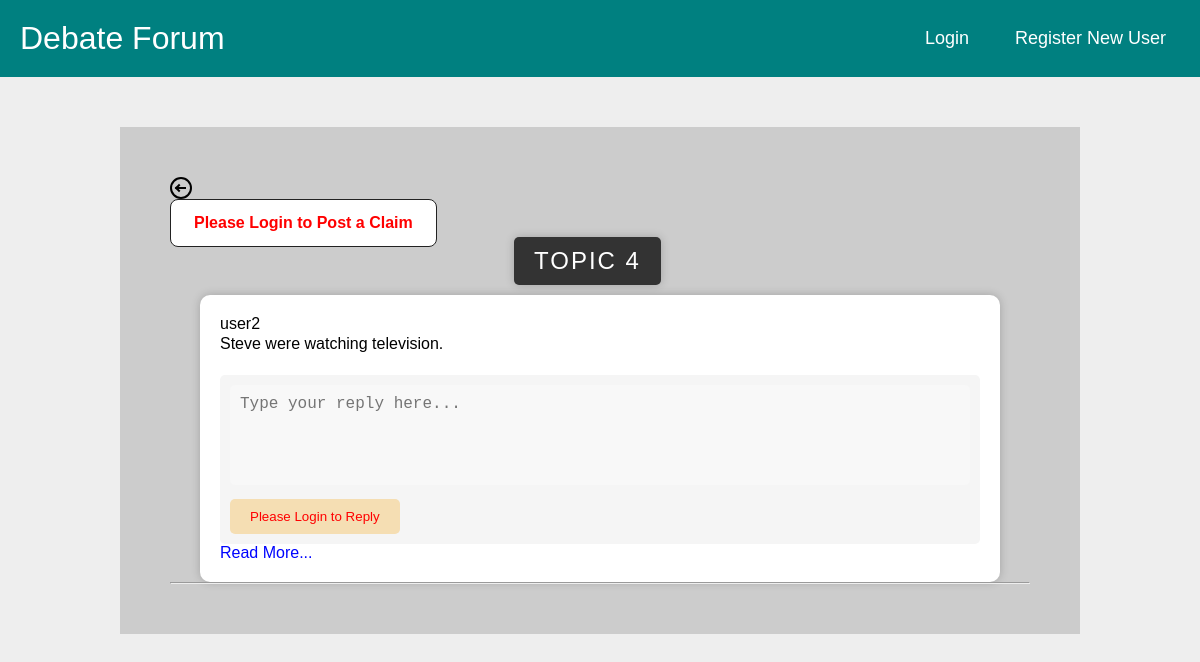
Screenshot of /claim/4 with the database file from the repository.
### tables this page shows
CREATE TABLE topic (
    topicID INTEGER NOT NULL PRIMARY KEY AUTOINCREMENT,  -- Topic's ID number
    topicName TEXT NOT NULL,                             -- Topic's text
    postingUser INTEGER REFERENCES user(userID) ON DELETE SET NULL ON UPDATE CASCADE, -- FK (foreign key) of posting user
    creationTime TIMESTAMP NOT NULL DEFAULT CURRENT_TIMESTAMP,                       -- Time topic was created
    updateTime TIMESTAMP NOT NULL DEFAULT CURRENT_TIMESTAMP,      -- Last time a claim/reply was added
    category TEXT NOT NULL,
    views INTEGER NOT NULL DEFAULT 0
);

CREATE TABLE user (
    userID INTEGER NOT NULL PRIMARY KEY AUTOINCREMENT, -- Integer user ID / key
    userName TEXT NOT NULL,                            -- Login username
    passwordHash BLOB NOT NULL,                        -- Hashed password (bytes in python)
    isAdmin BOOLEAN NOT NULL,                          -- If user is admin or not. Ignore if not implementing admin
    creationTime TIMESTAMP NOT NULL DEFAULT CURRENT_TIMESTAMP,      -- Time user was created
    lastVisit TIMESTAMP NOT NULL DEFAULT CURRENT_TIMESTAMP -- User's last visit, for showing new content when they return
);

CREATE TABLE claim (
    claimID INTEGER NOT NULL PRIMARY KEY AUTOINCREMENT,   -- CLaim ID number
    topic INTEGER NOT NULL REFERENCES topic(topicID) ON DELETE CASCADE ON UPDATE CASCADE, -- FK of claim
    postingUser INTEGER REFERENCES user(userID) ON DELETE SET NULL ON UPDATE CASCADE, -- FK of poisting user
    creationTime TIMESTAMP NOT NULL DEFAULT CURRENT_TIMESTAMP,   -- Time topic was created
    updateTime TIMESTAMP NOT NULL DEFAULT CURRENT_TIMESTAMP,      -- Last time a reply was added
    text TEXT NOT NULL                                   -- Actual text
);

### routes/claim.py (the view, shortened to what this page needs)
@app.route("/claim/<int:topicID>", methods = ['GET','POST'])
def claim(topicID):
    conn = get_db_connection()
    claims = conn.execute(f"SELECT * FROM claim WHERE topic == '{topicID}'").fetchall()
    topic = conn.execute(f"SELECT * FROM topic WHERE topicID == '{topicID}'").fetchone()
    conn.execute(f"UPDATE topic SET views = views + 1 WHERE topicID = {topic['topicID']}")
    conn.commit()
    data = []
    cur = conn.cursor()
    for claim in claims:
        postingUser = conn.execute(f"SELECT * FROM user WHERE userID == '{claim['postingUser']}'").fetchone()
        replies = conn.execute(f"""SELECT replyText.replyTextID AS reply_id, replyText.postingUser AS reply_posting_user, replyText.creationTime AS reply_creation_time, replyText.text AS reply_text
                FROM claim
                JOIN replyToClaim ON claim.claimID = replyToClaim.claim
                JOIN replyText ON replyToClaim.reply = replyText.replyTextID
                WHERE claim.claimID = {claim['claimID']} ORDER BY reply_creation_time DESC""").fetchall()
        repliesData = []
        data.append(
            {"claimID":claim['claimID'],
             "postingUser":postingUser["userName"],
             "creationTime":claim['creationTime'],
             "updateTime":claim['updateTime'],
             "text":claim['text'],
             "repliesData":repliesData,
             "topicID":topicID
             }
        )
    conn.close()
    return render_template('claim.html',claims = data,topic=topic, is_authenticated=is_authenticated(),current_user=current_user())

### get_db_connection.py (called while the page is built)
def get_db_connection():
    conn = sqlite3.connect('database/database.db')
    conn.row_factory = sqlite3.Row
    return conn

### routes/auth_check.py (called while the page is built)
def is_authenticated():
    if request.cookies.get('username'):
        return True
    else:
        return False

def current_user():
    if is_authenticated():
        conn = get_db_connection()
        user = conn.execute('SELECT * FROM user WHERE userName = ?',(request.cookies.get('username'),)).fetchone()
        return user
    else:
        pass

### templates/claim.html (shortened to what this page needs)
{% extends "nav.html" %}
{% block content %}
<link rel="stylesheet" href="{{ url_for('static', filename='css/card.css')}}" />
<link rel="stylesheet" href="{{ url_for('static', filename='css/claim.css')}}" />
<link rel="stylesheet" href="{{ url_for('static', filename='css/modal.css')}}" />
<a  href="{{ url_for('home') }}" style="text-align: left;max-width:100px;">
  <i class="gg-arrow-left-o" aria-hidden="true"></i>
</a>
{% if is_authenticated %}
<button id="claimBtn" class="postbtn">Post a Claim</button>
{% else %}
<button id="claimBtn" class="postbtn" disabled style="color: red;">Please Login to Post a Claim</button>
{% endif %}
<div id="my-data">
<div class="title-label">{{topic['topicName']}}</div>
<div id="claim-list">
{% for claim in claims %}
<div class="post-card">
  <div class="author">{{claim.postingUser}}</div>
  <p>{{claim.text}}</p>
  <div class="reply-form">
      <textarea id="replyText{{claim.claimID}}" name="reply" placeholder="Type your reply here..."></textarea>
      {% if is_authenticated %}
      <input  type="submit" value="Reply" onclick="onReplyClick(document.getElementById('replyText{{claim.claimID}}').value,'{{claim.topicID}}','{{claim.claimID}}')">
      {% else %}
      <input  type="submit" value="Please Login to Reply" style="color: red;background-color: wheat;" disabled>
      {% endif %}
  </div>
  <li><a href="{{url_for('claim_page',claimID=claim.claimID)}}" style="color: rgb(0, 4, 255);">Read More...</a></li>
</div>
<hr>
  {% endfor %}
</div>
{% endblock %}

### static/css/nav.css (style rules this page uses)
* { margin: 0; padding: 0; box-sizing: border-box; }
body { font-family: cursive; }
a { text-decoration: none; }
li { list-style: none; }
.gg-arrow-left-o { box-sizing: border-box; position: relative; display: block; width: 22px; height: 22px; border: 2px solid; transform: scale(var(--ggs,1)); border-radius: 22px; color: black; }
.gg-arrow-left-o::after, .gg-arrow-left-o::before { content: ""; display: block; box-sizing: border-box; position: absolute; left: 4px }
.gg-arrow-left-o::after { width: 6px; height: 6px; border-bottom: 2px solid; border-left: 2px solid; transform: rotate(45deg); bottom: 6px }
.gg-arrow-left-o::before { width: 10px; height: 2px; bottom: 8px; background: currentColor }

### static/css/card.css (style rules this page uses)
body { background: #e5ded8; box-sizing: border-box; }
textarea { width: 100%; height: 150px; padding: 12px 20px; box-sizing: border-box; border: 2px solid #ccc; border-radius: 4px; background-color: #f8f8f8; font-size: 16px; resize: none; }
.postbtn { display: inline-block; outline: none; cursor: pointer; font-size: 16px; line-height: 20px; font-weight: 600; border-radius: 8px; padding: 13px 23px; border: 1px solid #222222; transition: box-shadow 0.2s ease 0s, -ms-transform 0.1s ease 0s, -webkit-transform 0.1s ease 0s, transform 0.1s ease 0s; background: #fff; color: #222222; }

### static/css/claim.css (style rules this page uses)
body { font-family: Arial, sans-serif; background-color: #eee; }
.post-card { background-color: white; padding: 20px; border-radius: 10px; box-shadow: 0px 0px 10px rgba(0, 0, 0, 0.2); margin-bottom: 20px; max-width: 800px; margin: auto; }
.post-card p { margin-top: 0; margin-bottom: 10px; line-height: 1.4; font-size: 16px; }
.post-card .reply-form { background-color: #f5f5f5; padding: 10px; border-radius: 5px; margin-top: 20px; }
.post-card .reply-form textarea { width: 100%; height: 100px; padding: 10px; border: none; border-radius: 5px; resize: none; margin-bottom: 10px; }
.post-card .reply-form input[type="submit"] { background-color: #333; color: white; border: none; padding: 10px 20px; border-radius: 5px; cursor: pointer; transition: all 0.3s ease; }
.title-label { display: inline-block; background-color: #333; color: white; padding: 10px 20px; margin-left: 40%; border-radius: 5px; font-size: 24px; text-transform: uppercase; letter-spacing: 2px; box-shadow: 0px 0px 10px rgba(0, 0, 0, 0.2); transform: translateY(-10px); transition: all 0.3s ease; cursor: pointer; }

### rows the page displays
topic: topicName "TOPIC 4"
user: postingUser "user2"
claim: text "Steve were watching television."
